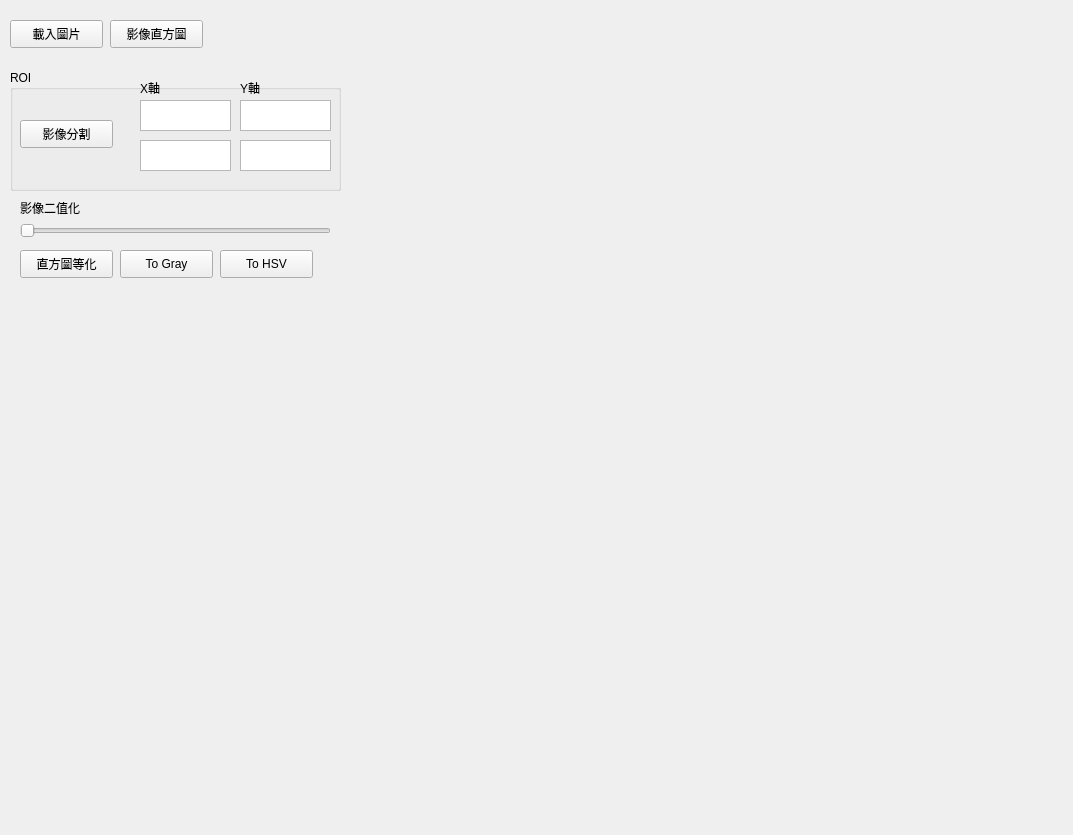
<?xml version="1.0" encoding="UTF-8"?>
<ui version="4.0">
 <class>QtWidgetsApplication1Class</class>
 <widget class="QWidget" name="QtWidgetsApplication1Class">
  <property name="geometry">
   <rect>
    <x>0</x>
    <y>0</y>
    <width>1073</width>
    <height>835</height>
   </rect>
  </property>
  <property name="windowTitle">
   <string>QtWidgetsApplication1</string>
  </property>
  <widget class="QPushButton" name="OpenFileButton">
   <property name="geometry">
    <rect>
     <x>10</x>
     <y>20</y>
     <width>93</width>
     <height>28</height>
    </rect>
   </property>
   <property name="text">
    <string>載入圖片</string>
   </property>
  </widget>
  <widget class="QLabel" name="image1">
   <property name="geometry">
    <rect>
     <x>350</x>
     <y>10</y>
     <width>711</width>
     <height>621</height>
    </rect>
   </property>
   <property name="text">
    <string/>
   </property>
  </widget>
  <widget class="QGroupBox" name="GroupBox1">
   <property name="geometry">
    <rect>
     <x>10</x>
     <y>70</y>
     <width>331</width>
     <height>121</height>
    </rect>
   </property>
   <property name="title">
    <string>ROI</string>
   </property>
   <widget class="QPushButton" name="imageROI">
    <property name="geometry">
     <rect>
      <x>10</x>
      <y>50</y>
      <width>93</width>
      <height>28</height>
     </rect>
    </property>
    <property name="text">
     <string>影像分割</string>
    </property>
   </widget>
   <widget class="QTextEdit" name="imageX2">
    <property name="geometry">
     <rect>
      <x>130</x>
      <y>70</y>
      <width>91</width>
      <height>31</height>
     </rect>
    </property>
   </widget>
   <widget class="QTextEdit" name="imageY2">
    <property name="geometry">
     <rect>
      <x>230</x>
      <y>70</y>
      <width>91</width>
      <height>31</height>
     </rect>
    </property>
   </widget>
   <widget class="QTextEdit" name="imageY1">
    <property name="geometry">
     <rect>
      <x>230</x>
      <y>30</y>
      <width>91</width>
      <height>31</height>
     </rect>
    </property>
   </widget>
   <widget class="QTextEdit" name="imageX1">
    <property name="geometry">
     <rect>
      <x>130</x>
      <y>30</y>
      <width>91</width>
      <height>31</height>
     </rect>
    </property>
    <property name="html">
     <string>&lt;!DOCTYPE HTML PUBLIC &quot;-//W3C//DTD HTML 4.0//EN&quot; &quot;http://www.w3.org/TR/REC-html40/strict.dtd&quot;&gt;
&lt;html&gt;&lt;head&gt;&lt;meta name=&quot;qrichtext&quot; content=&quot;1&quot; /&gt;&lt;style type=&quot;text/css&quot;&gt;
p, li { white-space: pre-wrap; }
&lt;/style&gt;&lt;/head&gt;&lt;body style=&quot; font-family:'PMingLiU'; font-size:9pt; font-weight:400; font-style:normal;&quot;&gt;
&lt;p style=&quot;-qt-paragraph-type:empty; margin-top:0px; margin-bottom:0px; margin-left:0px; margin-right:0px; -qt-block-indent:0; text-indent:0px;&quot;&gt;&lt;br /&gt;&lt;/p&gt;&lt;/body&gt;&lt;/html&gt;</string>
    </property>
   </widget>
   <widget class="QLabel" name="label_2">
    <property name="geometry">
     <rect>
      <x>230</x>
      <y>10</y>
      <width>58</width>
      <height>15</height>
     </rect>
    </property>
    <property name="text">
     <string>Y軸</string>
    </property>
   </widget>
   <widget class="QLabel" name="label">
    <property name="geometry">
     <rect>
      <x>130</x>
      <y>10</y>
      <width>58</width>
      <height>15</height>
     </rect>
    </property>
    <property name="text">
     <string>X軸</string>
    </property>
   </widget>
  </widget>
  <widget class="QPushButton" name="histButton">
   <property name="geometry">
    <rect>
     <x>110</x>
     <y>20</y>
     <width>93</width>
     <height>28</height>
    </rect>
   </property>
   <property name="text">
    <string>影像直方圖</string>
   </property>
  </widget>
  <widget class="QSlider" name="ThresholdingSlider">
   <property name="geometry">
    <rect>
     <x>20</x>
     <y>220</y>
     <width>311</width>
     <height>22</height>
    </rect>
   </property>
   <property name="maximum">
    <number>255</number>
   </property>
   <property name="orientation">
    <enum>Qt::Horizontal</enum>
   </property>
  </widget>
  <widget class="QLabel" name="label_3">
   <property name="geometry">
    <rect>
     <x>20</x>
     <y>200</y>
     <width>81</width>
     <height>16</height>
    </rect>
   </property>
   <property name="text">
    <string>影像二值化</string>
   </property>
  </widget>
  <widget class="QPushButton" name="EqualizationButton">
   <property name="geometry">
    <rect>
     <x>20</x>
     <y>250</y>
     <width>93</width>
     <height>28</height>
    </rect>
   </property>
   <property name="text">
    <string>直方圖等化</string>
   </property>
  </widget>
  <widget class="QPushButton" name="GrayButton">
   <property name="geometry">
    <rect>
     <x>120</x>
     <y>250</y>
     <width>93</width>
     <height>28</height>
    </rect>
   </property>
   <property name="text">
    <string>To Gray</string>
   </property>
  </widget>
  <widget class="QPushButton" name="HSVButton">
   <property name="geometry">
    <rect>
     <x>220</x>
     <y>250</y>
     <width>93</width>
     <height>28</height>
    </rect>
   </property>
   <property name="text">
    <string>To HSV</string>
   </property>
  </widget>
 </widget>
 <layoutdefault spacing="6" margin="11"/>
 <resources>
  <include location="qtwidgetsapplication1.qrc"/>
 </resources>
 <connections>
  <connection>
   <sender>OpenFileButton</sender>
   <signal>clicked()</signal>
   <receiver>QtWidgetsApplication1Class</receiver>
   <slot>on_OpenFileButton_Clicked()</slot>
   <hints>
    <hint type="sourcelabel">
     <x>536</x>
     <y>133</y>
    </hint>
    <hint type="destinationlabel">
     <x>299</x>
     <y>199</y>
    </hint>
   </hints>
  </connection>
  <connection>
   <sender>imageROI</sender>
   <signal>clicked()</signal>
   <receiver>QtWidgetsApplication1Class</receiver>
   <slot>imageROI()</slot>
   <hints>
    <hint type="sourcelabel">
     <x>66</x>
     <y>513</y>
    </hint>
    <hint type="destinationlabel">
     <x>536</x>
     <y>324</y>
    </hint>
   </hints>
  </connection>
  <connection>
   <sender>histButton</sender>
   <signal>clicked()</signal>
   <receiver>QtWidgetsApplication1Class</receiver>
   <slot>histimage()</slot>
   <hints>
    <hint type="sourcelabel">
     <x>156</x>
     <y>33</y>
    </hint>
    <hint type="destinationlabel">
     <x>536</x>
     <y>417</y>
    </hint>
   </hints>
  </connection>
  <connection>
   <sender>ThresholdingSlider</sender>
   <signal>valueChanged(int)</signal>
   <receiver>QtWidgetsApplication1Class</receiver>
   <slot>Thresholding()</slot>
   <hints>
    <hint type="sourcelabel">
     <x>175</x>
     <y>230</y>
    </hint>
    <hint type="destinationlabel">
     <x>536</x>
     <y>417</y>
    </hint>
   </hints>
  </connection>
  <connection>
   <sender>EqualizationButton</sender>
   <signal>clicked()</signal>
   <receiver>QtWidgetsApplication1Class</receiver>
   <slot>HEqualization()</slot>
   <hints>
    <hint type="sourcelabel">
     <x>66</x>
     <y>263</y>
    </hint>
    <hint type="destinationlabel">
     <x>536</x>
     <y>417</y>
    </hint>
   </hints>
  </connection>
  <connection>
   <sender>HSVButton</sender>
   <signal>clicked()</signal>
   <receiver>QtWidgetsApplication1Class</receiver>
   <slot>ToHSV()</slot>
   <hints>
    <hint type="sourcelabel">
     <x>266</x>
     <y>263</y>
    </hint>
    <hint type="destinationlabel">
     <x>536</x>
     <y>417</y>
    </hint>
   </hints>
  </connection>
  <connection>
   <sender>GrayButton</sender>
   <signal>clicked()</signal>
   <receiver>QtWidgetsApplication1Class</receiver>
   <slot>ToGray()</slot>
   <hints>
    <hint type="sourcelabel">
     <x>166</x>
     <y>263</y>
    </hint>
    <hint type="destinationlabel">
     <x>536</x>
     <y>417</y>
    </hint>
   </hints>
  </connection>
 </connections>
 <slots>
  <slot>on_OpenFileButton_Clicked()</slot>
  <slot>imageROI()</slot>
  <slot>histimage()</slot>
  <slot>Thresholding()</slot>
  <slot>HEqualization()</slot>
  <slot>ToGray()</slot>
  <slot>ToHSV()</slot>
 </slots>
</ui>
